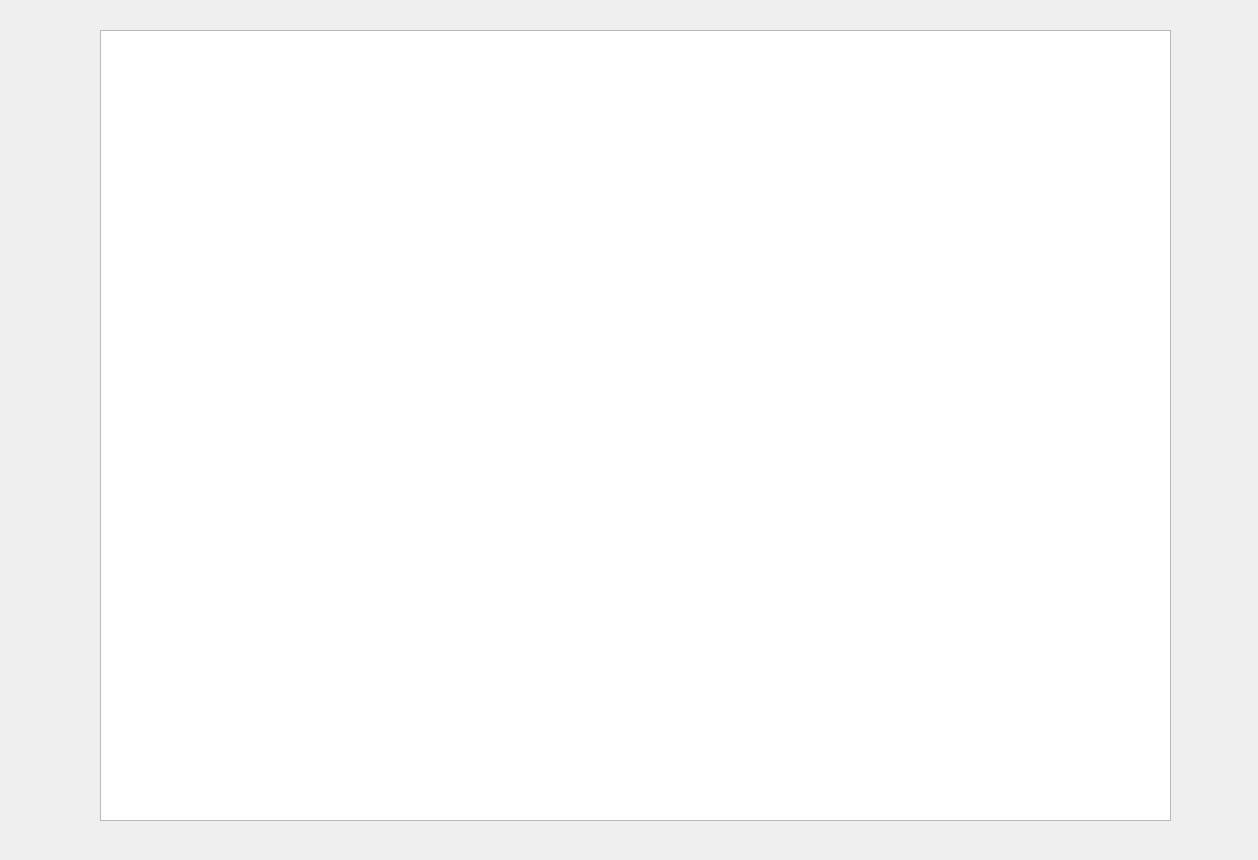
<?xml version="1.0" encoding="UTF-8"?>
<ui version="4.0">
 <class>GameForm</class>
 <widget class="QWidget" name="GameForm">
  <property name="geometry">
   <rect>
    <x>0</x>
    <y>0</y>
    <width>1258</width>
    <height>860</height>
   </rect>
  </property>
  <property name="windowTitle">
   <string>Form</string>
  </property>
  <widget class="QGraphicsView" name="graphicsView">
   <property name="geometry">
    <rect>
     <x>100</x>
     <y>30</y>
     <width>1071</width>
     <height>791</height>
    </rect>
   </property>
  </widget>
 </widget>
 <resources/>
 <connections/>
</ui>
